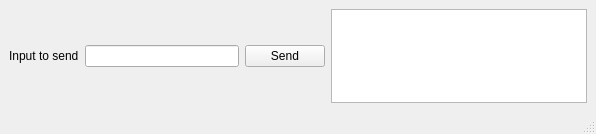
<?xml version="1.0" encoding="UTF-8"?>
<ui version="4.0">
 <class>MainWindowClient</class>
 <widget class="QMainWindow" name="MainWindowClient">
  <property name="geometry">
   <rect>
    <x>0</x>
    <y>0</y>
    <width>596</width>
    <height>134</height>
   </rect>
  </property>
  <property name="windowTitle">
   <string>MainWindowClient</string>
  </property>
  <widget class="QWidget" name="centralwidget">
   <layout class="QHBoxLayout" name="horizontalLayout">
    <item>
     <widget class="QLabel" name="label">
      <property name="text">
       <string>Input to send</string>
      </property>
     </widget>
    </item>
    <item>
     <widget class="QLineEdit" name="le_Send"/>
    </item>
    <item>
     <widget class="QPushButton" name="pb_send">
      <property name="text">
       <string>Send</string>
      </property>
     </widget>
    </item>
    <item>
     <widget class="QTextEdit" name="te_Log"/>
    </item>
   </layout>
  </widget>
  <widget class="QMenuBar" name="menubar">
   <property name="geometry">
    <rect>
     <x>0</x>
     <y>0</y>
     <width>596</width>
     <height>23</height>
    </rect>
   </property>
  </widget>
  <widget class="QStatusBar" name="statusbar"/>
 </widget>
 <resources/>
 <connections/>
</ui>
